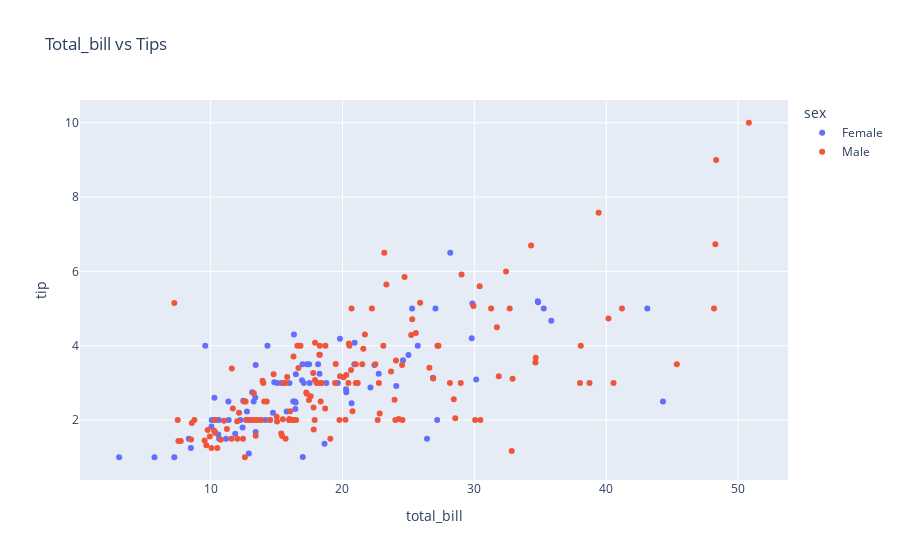

The notebook cell this image was saved under:
### Code cell
px.scatter(tips,x='total_bill',y='tip',title='Total_bill vs Tips',color='sex')

### Figure 1 — Plotly figure (JSON) as saved in the notebook; plotly's stock layout.template omitted (floating-point values rounded to 4 significant figures; data arrays with more than 128 entries replaced by an {"elided": "..."} marker saying what was removed)
{"data": [{"hovertemplate": "sex=Female<br>total_bill=%{x}<br>tip=%{y}<extra></extra>", "legendgroup": "Female", "marker": {"color": "#636efa", "symbol": "circle"}, "mode": "markers", "name": "Female", "orientation": "v", "showlegend": true, "type": "scatter", "x": [16.99, 24.59, 35.26, 14.83, 10.33, 16.97, 20.29, 15.77, 19.65, 15.06, 20.69, 16.93, 10.29, 34.81, 26.41, 16.45, 3.07, 17.07, 26.86, 25.28, 14.73, 10.07, 34.83, 5.75, 16.32, 22.75, 11.35, 15.38, 44.3, 22.42, 20.92, 14.31, 7.25, 25.71, 17.31, 10.65, 12.43, 24.08, 13.42, 12.48, 29.8, 14.52, 11.38, 20.27, 11.17, 12.26, 18.26, 8.51, 10.33, 14.15, 13.16, 17.47, 27.05, 16.43, 8.35, 18.64, 11.87, 29.85, 25, 13.39, 16.21, 17.51, 10.59, 10.63, 9.6, 20.9, 18.15, 19.81, 43.11, 13, 12.74, 13, 16.4, 16.47, 12.76, 13.27, 28.17, 12.9, 30.14, 13.42, 15.98, 16.27, 10.09, 22.12, 35.83, 27.18, 18.78], "xaxis": "x", "y": [1.01, 3.61, 5, 3.02, 1.67, 3.5, 2.75, 2.23, 3, 3, 2.45, 3.07, 2.6, 5.2, 1.5, 2.47, 1, 3, 3.14, 5, 2.2, 1.83, 5.17, 1, 4.3, 3.25, 2.5, 3, 2.5, 3.48, 4.08, 4, 1, 4, 3.5, 1.5, 1.8, 2.92, 1.68, 2.52, 4.2, 2, 2, 2.83, 1.5, 2, 3.25, 1.25, 2, 2, 2.75, 3.5, 5, 2.3, 1.5, 1.36, 1.63, 5.14, 3.75, 2.61, 2, 3, 1.61, 2, 4, 3.5, 3.5, 4.19, 5, 2, 2.01, 2, 2.5, 3.23, 2.23, 2.5, 6.5, 1.1, 3.09, 3.48, 3, 2.5, 2, 2.88, 4.67, 2, 3], "yaxis": "y"}, {"hovertemplate": "sex=Male<br>total_bill=%{x}<br>tip=%{y}<extra></extra>", "legendgroup": "Male", "marker": {"color": "#EF553B", "symbol": "circle"}, "mode": "markers", "name": "Male", "orientation": "v", "showlegend": true, "type": "scatter", "x": {"elided": "157 float values"}, "xaxis": "x", "y": {"elided": "157 float values"}, "yaxis": "y"}], "layout": {"legend": {"title": {"text": "sex"}, "tracegroupgap": 0}, "title": {"text": "Total_bill vs Tips"}, "xaxis": {"anchor": "y", "domain": [0, 1], "title": {"text": "total_bill"}}, "yaxis": {"anchor": "x", "domain": [0, 1], "title": {"text": "tip"}}}}
